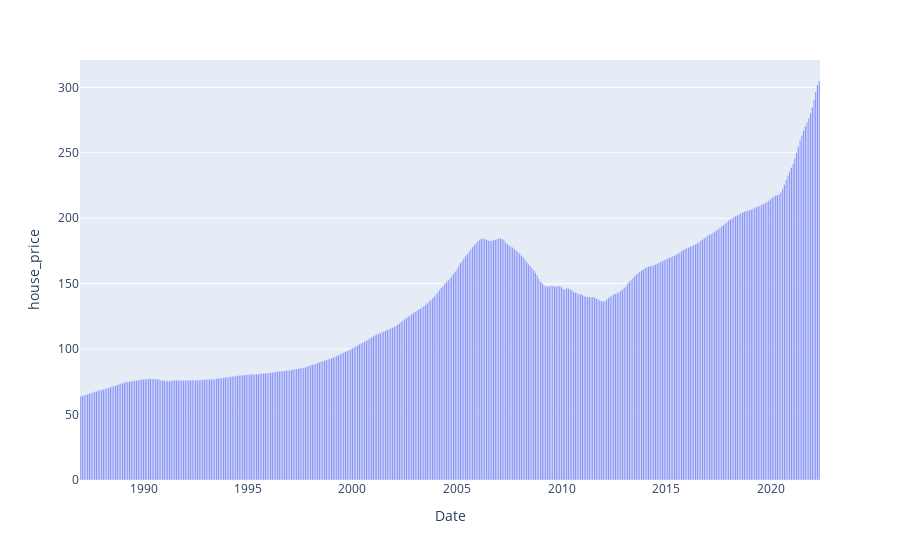

Notebook source saved alongside this figure:
### Markdown cell above
#### Now import plotly express Liberary

### Code cell
import plotly.express as px

fig = px.bar(df, x="Date", y="house_price", barmode="group")
fig.show()

### Figure 1 — Plotly figure (JSON) as saved in the notebook; plotly's stock layout.template omitted (floating-point values rounded to 4 significant figures; data arrays with more than 128 entries replaced by an {"elided": "..."} marker saying what was removed)
{"data": [{"alignmentgroup": "True", "hovertemplate": "Date=%{x}<br>house_price=%{y}<extra></extra>", "legendgroup": "", "marker": {"color": "#636efa", "pattern": {"shape": ""}}, "name": "", "offsetgroup": "", "orientation": "v", "showlegend": false, "textposition": "auto", "type": "bar", "x": {"elided": "425 str values"}, "xaxis": "x", "y": {"elided": "425 float values"}, "yaxis": "y"}], "layout": {"barmode": "group", "legend": {"tracegroupgap": 0}, "margin": {"t": 60}, "xaxis": {"anchor": "y", "domain": [0, 1], "title": {"text": "Date"}}, "yaxis": {"anchor": "x", "domain": [0, 1], "title": {"text": "house_price"}}}}
